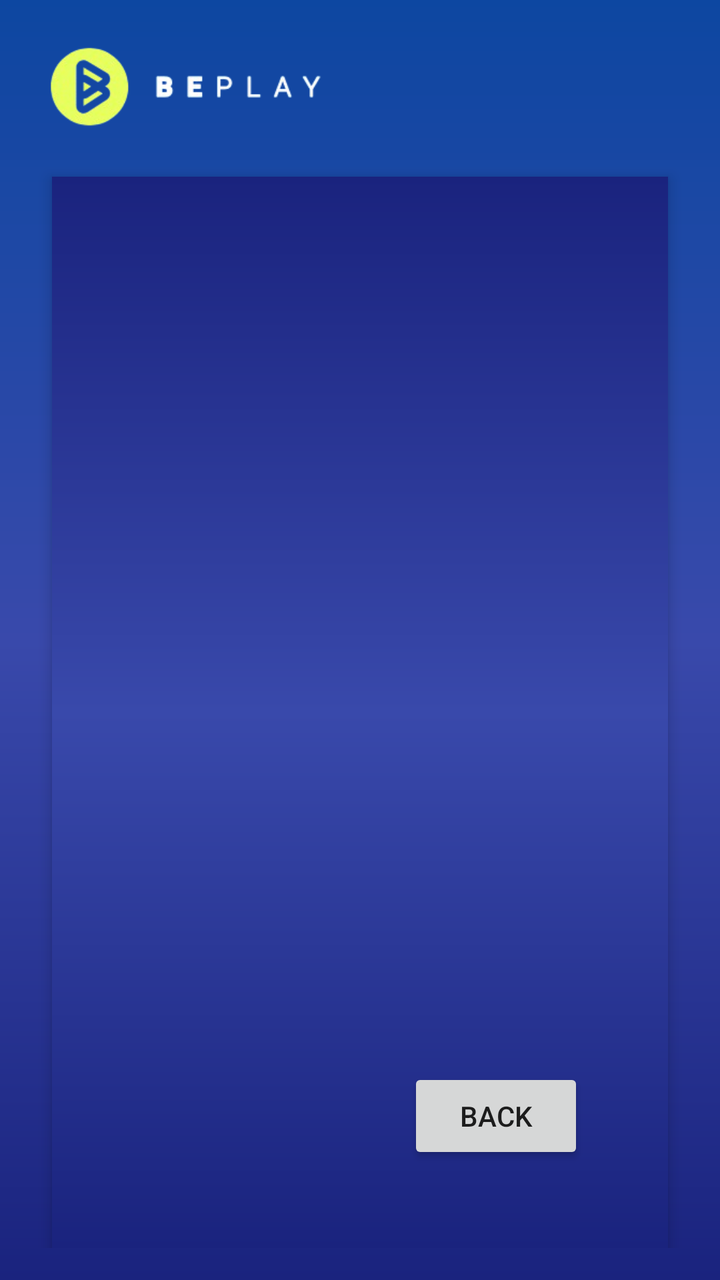
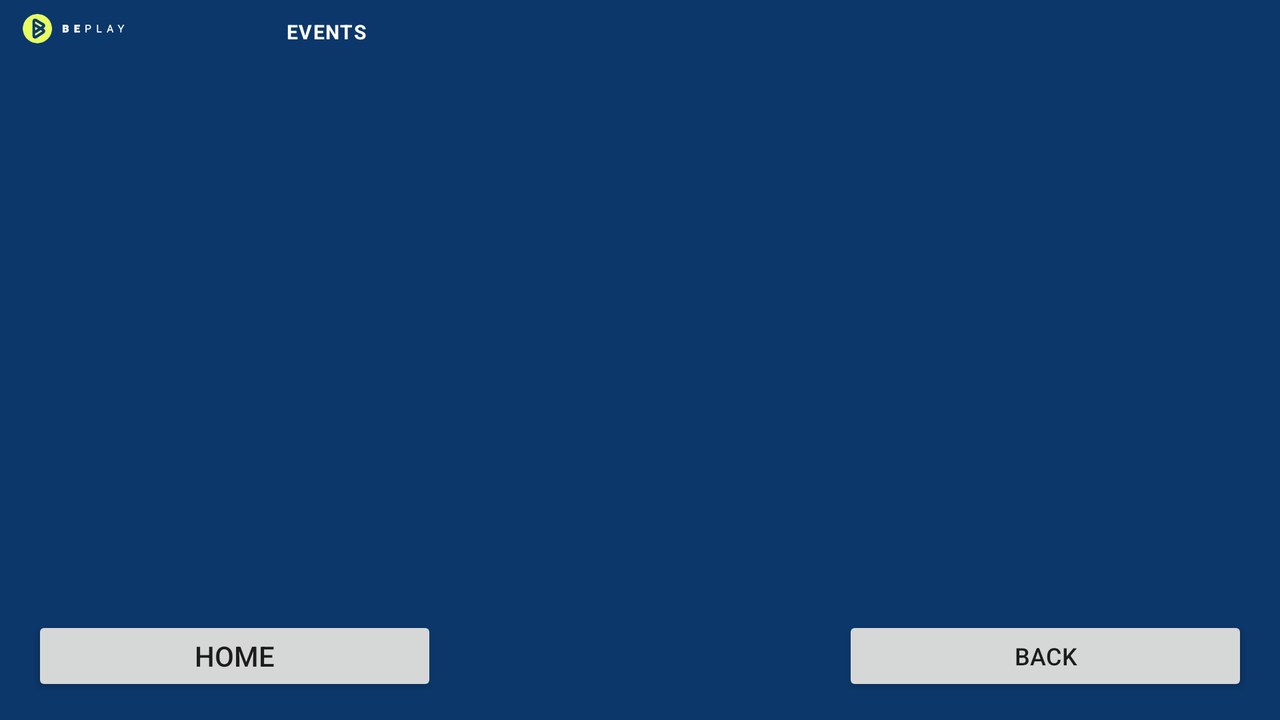

One screen, two layout resources from the same app: the default and the repository's alternative for another configuration. Each is rendered where Android would select it; the XML of both is given below.
<!-- AndroidManifest.xml: application theme Theme.AppCompat.Light.NoActionBar -->
<!-- res/layout/activity_events.xml -->
<?xml version="1.0" encoding="utf-8"?>
<LinearLayout xmlns:android="http://schemas.android.com/apk/res/android"
    android:layout_width="match_parent"
    android:layout_height="match_parent"
    android:orientation="vertical"
    android:background="@drawable/bg_main_gradient">

    <LinearLayout
        android:layout_width="match_parent"
        android:layout_height="match_parent"
        android:orientation="vertical"
        android:padding="16dp">

        
        <ImageView
            android:id="@+id/imgLogo"
            android:layout_width="wrap_content"
            android:layout_height="wrap_content"
            android:src="@drawable/beplayy"
            android:contentDescription="@string/app_name"
            android:layout_gravity="left"
            android:adjustViewBounds="true"
            android:maxWidth="160dp"
            android:layout_marginBottom="16dp" />

        
        <LinearLayout
            android:id="@+id/cardContainer"
            android:layout_width="match_parent"
            android:layout_height="0dp"
            android:layout_weight="1"
            android:orientation="vertical"
            android:background="@drawable/toolbar_bg"
            android:padding="26dp"
            android:layout_marginHorizontal="10dp"
            android:elevation="4dp">

            
            <TextView
                android:id="@+id/txtCategoryTitle"
                android:layout_width="wrap_content"
                android:layout_height="wrap_content"
                android:text="EVENTS"
                android:textSize="22sp"
                android:textStyle="bold"
                android:textColor="#000000"
                android:letterSpacing="0.05"
                android:layout_marginLeft="270dp"
                android:layout_marginBottom="16dp" />

            
            <FrameLayout
                android:layout_width="match_parent"
                android:layout_height="0dp"
                android:layout_weight="1">

                
                <ScrollView
                    android:layout_width="match_parent"
                    android:layout_height="match_parent"
                    android:overScrollMode="ifContentScrolls">

                    <LinearLayout
                        android:id="@+id/containerButtons"
                        android:layout_width="match_parent"
                        android:layout_height="wrap_content"
                        android:orientation="vertical" />

                </ScrollView>

                
                <Button
                    android:id="@+id/backButton"
                    android:layout_width="wrap_content"
                    android:layout_height="wrap_content"
                    android:text="Back"
                    android:layout_gravity="bottom|end"
                    android:layout_marginEnd="16dp"
                    android:layout_marginBottom="16dp"
                    android:elevation="12dp" />
            </FrameLayout>

        </LinearLayout>

    </LinearLayout>

</LinearLayout>
<!-- resources referenced by this layout -->
<resources>
  <!-- drawable beplayy: png bitmap (drawable, 16102 bytes) -->
  <!-- drawable bg_main_gradient (drawable) -->
  <?xml version="1.0" encoding="utf-8"?>
  <shape xmlns:android="http://schemas.android.com/apk/res/android"
      android:shape="rectangle">
      <gradient
          android:type="linear"
          android:angle="270"
          android:startColor="#0D47A1"
          android:centerColor="#3949AB"
          android:endColor="#1A237E" />
  </shape>
  <!-- drawable toolbar_bg (drawable) -->
  <?xml version="1.0" encoding="utf-8"?>
  <shape xmlns:android="http://schemas.android.com/apk/res/android"
      android:shape="rectangle">
      <gradient
          android:type="linear"
          android:angle="270"
          android:startColor="#1A237E"
          android:centerColor="#3949AB"
          android:endColor="#1A237E" />
  </shape>
  <string name="app_name">Beplay</string>
</resources>
<!-- res/layout-land/activity_events.xml (the repository's variant of the layout above) -->
<!-- drawn on the phone turned sideways -->
<?xml version="1.0" encoding="utf-8"?>
<RelativeLayout xmlns:android="http://schemas.android.com/apk/res/android"
    android:layout_width="match_parent"
    android:layout_height="match_parent"
    android:background="#0c376a"
    android:orientation="vertical">

    
    <LinearLayout
        android:id="@+id/header"
        android:layout_width="match_parent"
        android:layout_height="wrap_content"
        android:layout_alignParentTop="true"
        android:gravity="center_vertical"
        android:orientation="horizontal"
        android:paddingStart="8dp"
        android:paddingTop="4dp"
        android:paddingBottom="4dp">

        <ImageView
            android:id="@+id/imgLogo"
            android:layout_width="60dp"
            android:layout_height="24dp"
            android:adjustViewBounds="true"
            android:contentDescription="@string/app_name"
            android:maxWidth="100dp"
            android:scaleType="fitStart"
            android:src="@drawable/beplayy" />

        <TextView
            android:id="@+id/txtCountryTitle"
            android:layout_width="0dp"
            android:layout_height="wrap_content"
            android:layout_weight="1"
            android:gravity="start"
            android:letterSpacing="0.05"
            android:paddingStart="75dp"
            android:text="EVENTS"
            android:textColor="#FFFFFF"
            android:textSize="10sp"
            android:textStyle="bold" />
    </LinearLayout>

    
    <FrameLayout
        android:id="@+id/eventsContainer"
        android:layout_width="match_parent"
        android:layout_height="0dp"
        android:layout_above="@id/buttonContainer"
        android:layout_below="@id/header"
        android:paddingTop="4dp"
        android:paddingBottom="4dp">

        <ScrollView
            android:id="@+id/scrollArea"
            android:layout_width="match_parent"
            android:layout_height="match_parent"
            android:fillViewport="true"
            android:overScrollMode="ifContentScrolls">

            <LinearLayout
                android:id="@+id/containerButtons"
                android:layout_width="match_parent"
                android:layout_height="wrap_content"
                android:gravity="start"
                android:orientation="vertical" />
        </ScrollView>
    </FrameLayout>

    
    <LinearLayout
        android:id="@+id/buttonContainer"
        android:layout_width="match_parent"
        android:layout_height="wrap_content"
        android:layout_alignParentBottom="true"
        android:gravity="center"
        android:orientation="horizontal"
        android:paddingStart="16dp"
        android:paddingEnd="16dp"
        android:paddingTop="8dp"
        android:paddingBottom="12dp">

        <Button
            android:id="@+id/homeButton"
            android:layout_width="0dp"
            android:layout_height="wrap_content"
            android:layout_weight="1"
            android:minHeight="40dp"
            android:text="Home" />

        <Space
            android:layout_width="0dp"
            android:layout_height="1dp"
            android:layout_weight="1" />

        <Button
            android:id="@+id/backButton"
            android:layout_width="0dp"
            android:layout_height="wrap_content"
            android:layout_weight="1"
            android:minHeight="40dp"
            android:text="Back"
            android:textSize="12sp"/>
    </LinearLayout>
</RelativeLayout>
<!-- resources referenced by the variant -->
<!-- as the phone turned sideways resolves them -->
<resources>
  <!-- drawable beplayy: png bitmap (drawable, 16102 bytes) -->
  <string name="app_name">Beplay</string>
</resources>
